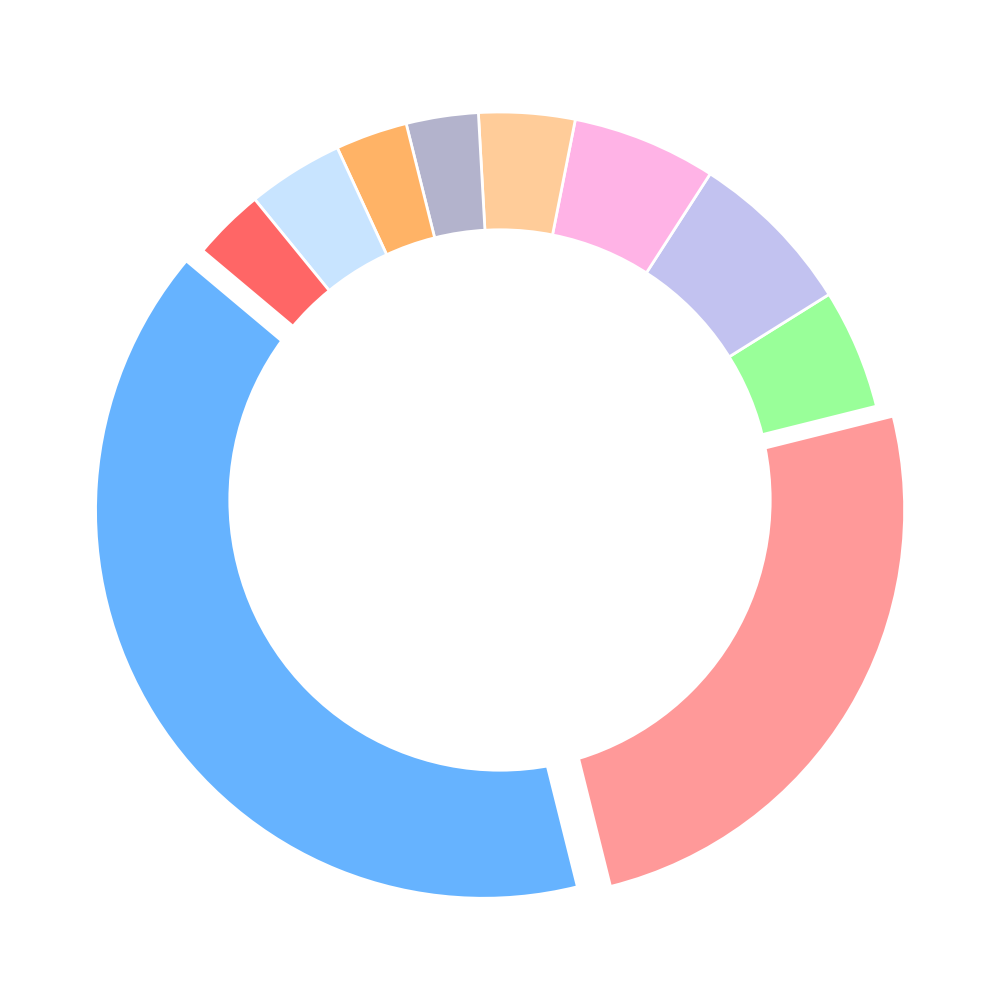

The script that drew this image:
import matplotlib.pyplot as plt

# Data for the donut pie chart
popularity = [40, 25, 5, 7, 6, 4, 3, 3, 4, 3]

# Manually shuffled colors for each segment
colors = ['#66b3ff', '#ff9999', '#99ff99', '#c2c2f0', '#ffb3e6', '#ffcc99', '#b3b3cc', '#ffb366', '#c8e4ff', '#ff6666']
explode = (0.05, 0.05, 0, 0, 0, 0, 0, 0, 0, 0)

# Create the figure and axis
fig, ax = plt.subplots(figsize=(10, 10))

# Draw donut pie chart
wedges, texts = ax.pie(popularity, explode=explode, colors=colors, startangle=140, wedgeprops=dict(edgecolor='w', linewidth=2))

# Draw a circle in the center
centre_circle = plt.Circle((0, 0), 0.70, fc='white')
ax.add_artist(centre_circle)

# Equal aspect ratio ensures that pie is drawn as a circle
ax.set_aspect('equal')

# Adjust layout
plt.tight_layout()

# Display the plot
plt.show()
